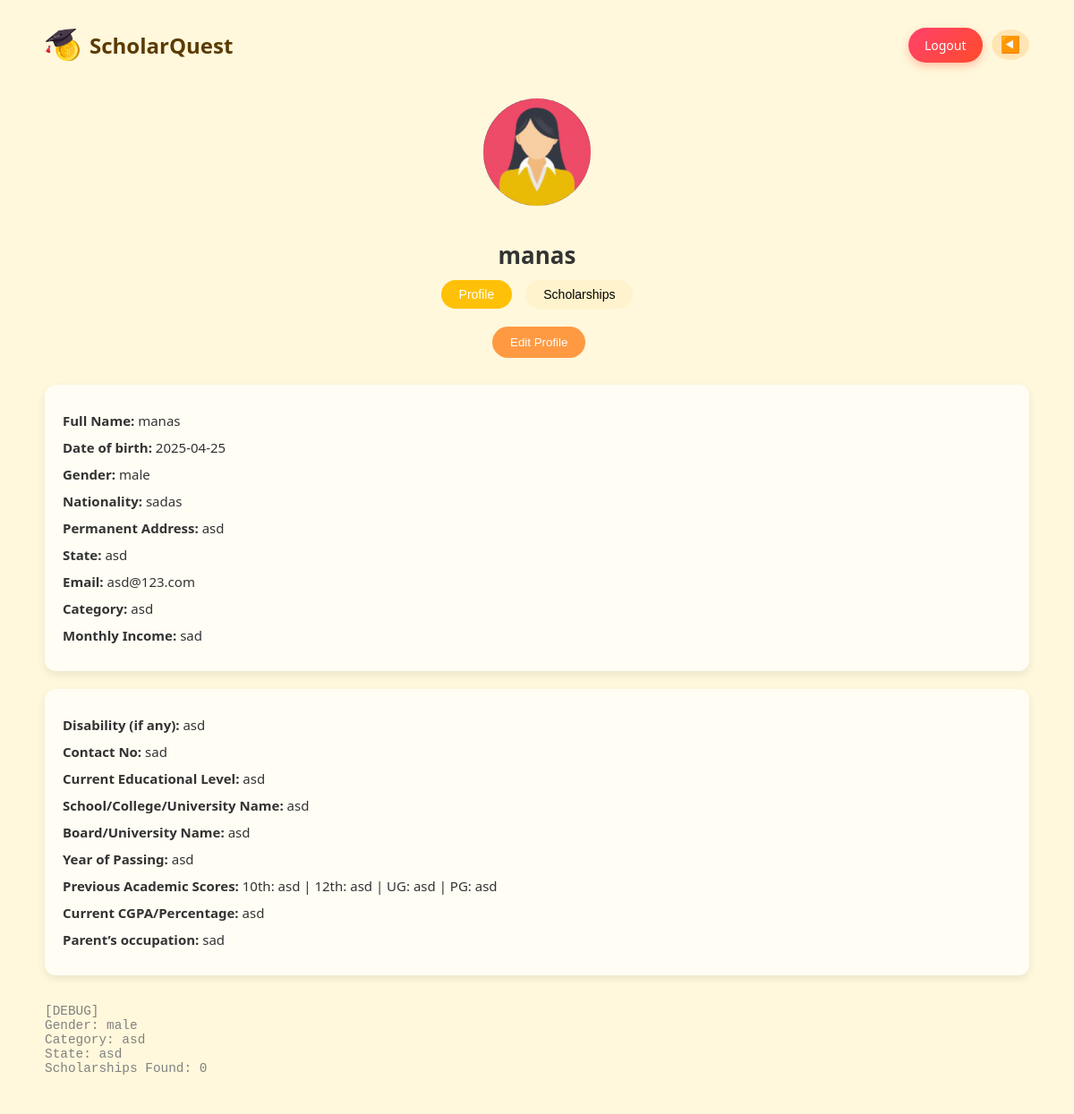
Page /dashboard (signed in) on the committed database.
### main.py (models this page shows)
class UserProfile(db.Model):
    id = db.Column(db.Integer, primary_key=True)
    user_id = db.Column(db.Integer, db.ForeignKey('user.id'), nullable=False)
    full_name = db.Column(db.String(100))
    dob = db.Column(db.String(20))
    gender = db.Column(db.String(10))
    nationality = db.Column(db.String(50))
    address = db.Column(db.String(200))
    state = db.Column(db.String(50))
    email = db.Column(db.String(100))
    category = db.Column(db.String(20))
    income = db.Column(db.String(20))
    parent_occupation = db.Column(db.String(100))
    disability = db.Column(db.String(100))
    contact = db.Column(db.String(15))
    education_level = db.Column(db.String(100))
    institution = db.Column(db.String(100))
    board = db.Column(db.String(100))
    passing_year = db.Column(db.String(10))
    score_10 = db.Column(db.String(10))
    score_12 = db.Column(db.String(10))
    score_ug = db.Column(db.String(10))
    score_pg = db.Column(db.String(10))
    current_cgpa = db.Column(db.String(10))
    user = db.relationship("User", backref="profile")

### main.py (the view)
@app.route("/dashboard")
def dashboard():
    if "username" not in session:
        return redirect(url_for('login'))
    user = User.query.filter_by(username=session['username']).first()
    if not user:
        return redirect(url_for('login'))
    profile_data = UserProfile.query.filter_by(user_id=user.id).first()
    if not profile_data:
        return redirect(url_for('form'))
    profile = {
        "full_name": profile_data.full_name,
        "dob": profile_data.dob,
        "gender": profile_data.gender,
        "nationality": profile_data.nationality,
        "address": profile_data.address,
        "state": profile_data.state,
        "email": profile_data.email,
        "category": profile_data.category,
        "income": profile_data.income,
        "disability": profile_data.disability,
        "contact": profile_data.contact,
        "education_level": profile_data.education_level,
        "institution": profile_data.institution,
        "board": profile_data.board,
        "passing_year": profile_data.passing_year,
        "score_10": profile_data.score_10,
        "score_12": profile_data.score_12,
        "score_ug": profile_data.score_ug,
        "score_pg": profile_data.score_pg,
        "current_cgpa": profile_data.current_cgpa,
        "parent_occupation": profile_data.parent_occupation
    }
    gender = profile_data.gender.strip().lower()
    category = profile_data.category.strip().lower()
    state = profile_data.state.strip().lower()
    conn = sqlite3.connect('users.db')
    cursor = conn.cursor()
    try:
        if gender == 'male':
            gender_condition = """
                LOWER(REPLACE(overview, ' ', '')) LIKE '%gender:forall%'
            """
        else:
            gender_condition = """
                (LOWER(REPLACE(overview, ' ', '')) LIKE '%gender:female%'
                 OR LOWER(REPLACE(overview, ' ', '')) LIKE '%gender:forall%')
            """
        query = f"""
            SELECT title, overview, how_to_apply
            FROM scholarships
            WHERE {gender_condition}
              AND (LOWER(REPLACE(overview, ' ', '')) LIKE '%category:{category}%' OR LOWER(REPLACE(overview, ' ', '')) LIKE '%category:forall%')
              AND (LOWER(REPLACE(overview, ' ', '')) LIKE '%state:{state}%' OR LOWER(REPLACE(overview, ' ', '')) LIKE '%state:allindia%')
        """
        cursor.execute(query)
        rows = cursor.fetchall()
    finally:
        conn.close()
    matched_scholarships = [
        {'title': row[0], 'overview': row[1], 'how_to_apply': row[2]}
        for row in rows
    ]
    return render_template('dashboard.html', scholarships=matched_scholarships, profile=profile)

### templates/dashboard.html (shortened to what this page needs)
{% extends "base.html" %}
{% block body %}
<link rel="stylesheet" href="/static/dash.css">
<div class="container">
  <header class="dashboard-header">
    <div class="logo">
      <img src="/static/images/logo.png" alt="logo" />
      <span>ScholarQuest</span>
    </div>
    <div class="header-actions">
      <a href="{{ url_for('logout') }}" class="btn-modern-logout">Logout</a>
      <button class="back-btn">◀️</button>
    </div>
  </header>
  <section class="profile-section">
    <img src="/static/images/profile.png" alt="Profile Picture" class="profile-pic" />
    <h2>{{ profile.full_name }}</h2>
    <div class="tabs">
      <button class="tab active" id="profile-tab">Profile</button>
      <button class="tab" id="scholarships-tab">Scholarships</button>
    </div>
  </section>
  <section id="profile-section">
    <button class="edit-profile-btn">Edit Profile</button>
    <div class="profile-details">
      <div class="column">
        <p><strong>Full Name:</strong> {{ profile.full_name }}</p>
        <p><strong>Date of birth:</strong> {{ profile.dob }}</p>
        <p><strong>Gender:</strong> {{ profile.gender }}</p>
        <p><strong>Nationality:</strong> {{ profile.nationality }}</p>
        <p><strong>Permanent Address:</strong> {{ profile.address }}</p>
        <p><strong>State:</strong> {{ profile.state }}</p>
        <p><strong>Email:</strong> {{ profile.email }}</p>
        <p><strong>Category:</strong> {{ profile.category }}</p>
        <p><strong>Monthly Income:</strong> {{ profile.income }}</p>
      </div>
      <div class="column">
        <p><strong>Disability (if any):</strong> {{ profile.disability }}</p>
        <p><strong>Contact No:</strong> {{ profile.contact }}</p>
        <p><strong>Current Educational Level:</strong> {{ profile.education_level }}</p>
        <p><strong>School/College/University Name:</strong> {{ profile.institution }}</p>
        <p><strong>Board/University Name:</strong> {{ profile.board }}</p>
        <p><strong>Year of Passing:</strong> {{ profile.passing_year }}</p>
        <p><strong>Previous Academic Scores:</strong> 10th: {{ profile.score_10 }} | 12th: {{ profile.score_12 }} | UG: {{ profile.score_ug }} | PG: {{ profile.score_pg }}</p>
        <p><strong>Current CGPA/Percentage:</strong> {{ profile.current_cgpa }}</p>
        <p><strong>Parent’s occupation:</strong> {{ profile.parent_occupation }}</p>
      </div>
    </div>
  </section>
  <section style="margin-top: 2rem; font-size: 0.9rem; color: gray;">
    <pre>
[DEBUG]
Gender: {{ profile.gender }}
Category: {{ profile.category }}
State: {{ profile.state }}
Scholarships Found: {{ scholarships|length }}
    </pre>
  </section>
</div>
{% endblock %}

### templates/base.html (shortened to what this page needs)
<!DOCTYPE html>
<html lang="en">
<head>
    <link rel ="stylesheet" href="" />
</head>
<body>
   {% block body %}
   {% endblock %}
</body>
</html>

### static/dash.css (style rules this page uses)
body { font-family: 'Segoe UI', sans-serif; background-color: #fff8dc; margin: 0; padding: 0; color: #333; }
.container { max-width: 1100px; margin: auto; padding: 20px; }
.dashboard-header { display: flex; justify-content: space-between; align-items: center; padding: 10px 0; }
.logo { display: flex; align-items: center; gap: 10px; font-size: 24px; font-weight: bold; color: #5b3b00; }
.logo img { height: 40px; }
.header-actions { display: flex; align-items: center; gap: 10px; }
.btn-modern-logout { background: linear-gradient(135deg, #ff416c, #ff4b2b); color: white; padding: 10px 18px; border: none; border-radius: 30px; font-size: 14px; font-weight: 500; text-decoration: none; transition: all 0.3s ease; box-shadow: 0 4px 10px rgba(255, 75, 43, 0.3); }
.back-btn { background-color: #ffe5b4; border: none; border-radius: 50%; padding: 6px 10px; font-size: 18px; cursor: pointer; }
.profile-section { text-align: center; margin-top: 30px; }
.profile-pic { width: 120px; height: 120px; border-radius: 50%; margin-bottom: 10px; }
.profile-section h2 { font-size: 26px; margin-bottom: 10px; }
.tabs { display: flex; justify-content: center; gap: 15px; margin-top: 10px; }
.tab { padding: 8px 20px; background-color: #fff3cd; border: none; border-radius: 20px; font-size: 14px; cursor: pointer; transition: all 0.3s ease; }
.tab.active { background-color: #ffc107; color: white; }
.edit-profile-btn { margin-top: 20px; padding: 10px 20px; background-color: #ff9a43; color: white; margin-left:500px ; border: none; border-radius: 25px; cursor: pointer; font-weight: 500; transition: 0.3s ease; }
.profile-details { display: flex; justify-content: space-between; margin-top: 30px; gap: 20px; flex-wrap: wrap; }
.profile-details .column { flex: 1 1 48%; background-color: #fffdf4; padding: 20px; border-radius: 12px; box-shadow: 0 4px 10px rgba(0, 0, 0, 0.08); }
.profile-details .column p { margin: 10px 0; font-size: 15px; }

### rows in the picture
UserProfile: full_name "manas", dob "2025-04-25", gender "male", nationality "sadas", address "asd", state "asd", email "asd@123.com", category "asd", income "sad", disability "asd", contact "sad", education_level "asd", institution "asd", board "asd", passing_year "asd", score_10 "asd", score_12 "asd", score_ug "asd", score_pg "asd", current_cgpa "asd", parent_occupation "sad"

### other values in the picture
{{ scholarships|length }} "0"
